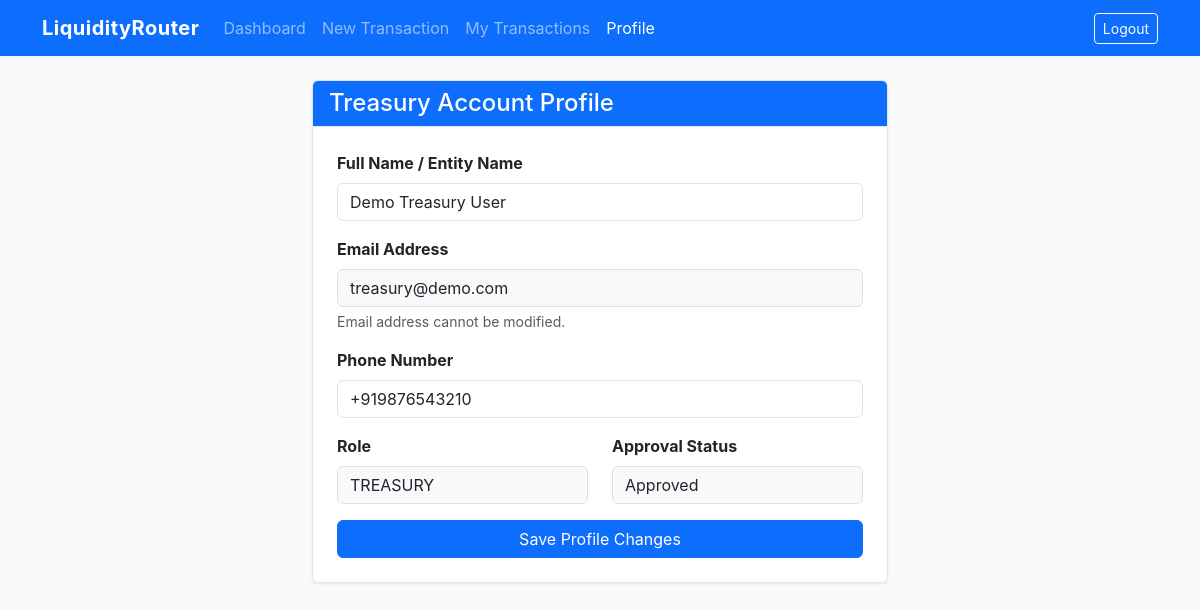
Screenshot of /treasury_profile (signed in) with the database file from the repository.
### tables this page shows
CREATE TABLE users (
            user_id INTEGER PRIMARY KEY AUTOINCREMENT,
            name TEXT NOT NULL,
            email TEXT NOT NULL UNIQUE,
            password TEXT NOT NULL,
            phone TEXT,
            role TEXT NOT NULL,
            approval_status TEXT NOT NULL DEFAULT 'Approved',
            account_status TEXT NOT NULL DEFAULT 'Active',
            created_at TEXT
        );

### app.py (the view, shortened to what this page needs)
@app.route("/treasury_profile", methods=["GET", "POST"])
def treasury_profile():
    if "user_id" not in session or session.get("role") != "treasury":
        flash("Unauthorized access.", "error")
        return redirect(url_for("login"))
    user = get_current_user()
    return render_template("treasury_profile.html", user=user)

### app.py (called while the page is built)
def get_current_user():
    if "user_id" in session:
        return database.get_user_by_id(session["user_id"])
    return None

### database.py (called while the page is built)
def create_connection():
    os.makedirs(DB_DIR, exist_ok=True)
    conn = sqlite3.connect(DB_PATH)
    conn.row_factory = sqlite3.Row
    conn.execute("PRAGMA foreign_keys = ON;")
    return conn

def get_user_by_id(user_id):
    conn = create_connection()
    cursor = conn.cursor()
    cursor.execute("SELECT * FROM users WHERE user_id = ?", (user_id,))
    user = cursor.fetchone()
    conn.close()
    return user

### templates/treasury_profile.html (shortened to what this page needs)
<!DOCTYPE html>
<html lang="en">
<head>
    <link href="https://cdn.jsdelivr.net/npm/bootstrap@5.3.0/dist/css/bootstrap.min.css" rel="stylesheet">
    <link rel="stylesheet" href="{{ url_for('static', filename='style.css') }}">
</head>
<body>
    <nav class="navbar navbar-expand-lg navbar-dark bg-primary mb-4">
        <div class="container">
            <a class="navbar-brand" href="{{ url_for('treasury_dashboard') }}">LiquidityRouter</a>
            <div class="collapse navbar-collapse" id="navbarNav">
                <ul class="navbar-nav me-auto">
                    <li class="nav-item"><a class="nav-link" href="{{ url_for('treasury_dashboard') }}">Dashboard</a>
                    </li>
                    <li class="nav-item"><a class="nav-link" href="{{ url_for('new_transaction') }}">New Transaction</a>
                    </li>
                    <li class="nav-item"><a class="nav-link" href="{{ url_for('my_transactions') }}">My Transactions</a>
                    </li>
                    <li class="nav-item"><a class="nav-link active" href="{{ url_for('treasury_profile') }}">Profile</a>
                    </li>
                </ul>
                <a href="{{ url_for('logout') }}" class="btn btn-outline-light btn-sm">Logout</a>
            </div>
        </div>
    </nav>
    <div class="container" style="max-width: 600px;">
        <div class="card">
            <div class="card-header bg-primary text-white">
                <h4 class="mb-0">Treasury Account Profile</h4>
            </div>
            <div class="card-body p-4">
                <form action="{{ url_for('treasury_profile') }}" method="POST">
                    <div class="mb-3">
                        <label for="name" class="form-label fw-bold">Full Name / Entity Name</label>
                        <input type="text" class="form-control" id="name" name="name" required value="{{ user.name }}">
                    </div>
                    <div class="mb-3">
                        <label for="email" class="form-label fw-bold">Email Address</label>
                        <input type="email" class="form-control bg-light" id="email" name="email" readonly
                            value="{{ user.email }}">
                        <div class="form-text">Email address cannot be modified.</div>
                    </div>
                    <div class="mb-3">
                        <label for="phone" class="form-label fw-bold">Phone Number</label>
                        <input type="text" class="form-control" id="phone" name="phone"
                            value="{{ user.phone if user.phone else '' }}">
                    </div>
                    <div class="row mb-3">
                        <div class="col-md-6">
                            <label class="form-label fw-bold">Role</label>
                            <input type="text" class="form-control bg-light" readonly value="{{ user.role|upper }}">
                        </div>
                        <div class="col-md-6">
                            <label class="form-label fw-bold">Approval Status</label>
                            <input type="text" class="form-control bg-light" readonly
                                value="{{ user.approval_status }}">
                        </div>
                    </div>
                    <div class="d-grid gap-2">
                        <button type="submit" class="btn btn-primary">Save Profile Changes</button>
                    </div>
                </form>
            </div>
        </div>
    </div>
</body>
</html>

### static/style.css (style rules this page uses)
body { background-color: #f8f9fa; font-family: -apple-system, BlinkMacSystemFont, "Segoe UI", Roboto, "Helvetica Neue", Arial, sans-serif; color: #333333; }
.navbar-brand { font-weight: 700; letter-spacing: 0.5px; }
.card { border-radius: 6px; box-shadow: 0 1px 3px rgba(0,0,0,0.08); margin-bottom: 20px; border: 1px solid #de5d67; border-color: #e3e6f0; }
.card-header { background-color: #ffffff; border-bottom: 1px solid #e3e6f0; font-weight: 600; }

### rows the page displays
users: name "Demo Treasury User", email "treasury@demo.com", phone "+919876543210", role "TREASURY", approval_status "Approved"
